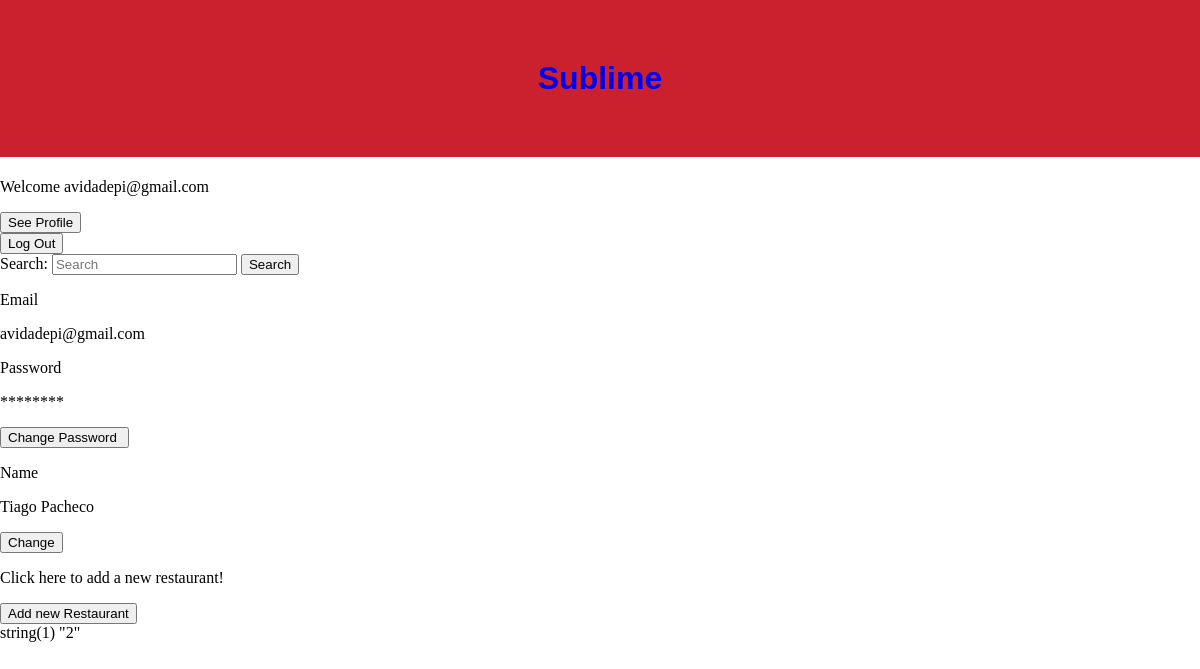
The app's page /userProfile.php (signed in) with its own data.
### tables this page shows
CREATE TABLE user(	id_user int primary key NOT NULL, 
					first_name char(50),
					last_name char(50),
					email char(50),
					photo char(50),
					password char(32),
					owner int);

### userProfile.php (the view, shortened to what this page needs)
<!DOCTYPE html>
<?php
	$db = new PDO('sqlite:Tables.db');
	if(isset($_SESSION['username']) && $_SESSION['username'] != NULL){
	$username = $_SESSION['username'];
	$stmt = $db->prepare('SELECT * FROM user WHERE email = ?');
    $stmt->execute(array($username));
	$result = $stmt->fetchAll();}
?>
<html>
 <head>
 </head>
 <body>
	<?php if(isset($_SESSION['username']) && $_SESSION['username'] != NULL) { ?>
	<form action="changePassword.php" method="post">
		<p class="UserName">Email</p>
		<p><?= $result[0]['email'] ?> </p>
		<p class="PassDisplay">Password </p>
		<p class="PassDisplay">********</p>
		<input  type="submit" name= "Action" value= "Change Password ">
	</form>
	<form action="changeName.php" method="post">
		<p class="RestaurantDescription">Name</p>
		<p><?= $result[0]['first_name'] ?> <?= $result[0]['last_name'] ?></p>
		<input  type="submit" name= "Action" value= "Change">
	</form>
	<form action="addRestaurant.php" method="post">
		<p> Click here to add a new restaurant!</p>
		<input  type="submit" name= "Action" value= "Add new Restaurant">
	</form>
	<?php include_once("allMyRestaurants.php");}else{ ?>
	<p> Please login </p>
	<?php } ?>
</body>
</html>

### LoginForm.css (style rules this page uses)
body { background: #ffffff; margin: 0px; }

### records on screen
user: email "avidadepi@gmail.com", first_name "Tiago", last_name "Pacheco"

### other values on screen
$_SESSION['username'] "avidadepi@gmail.com"
